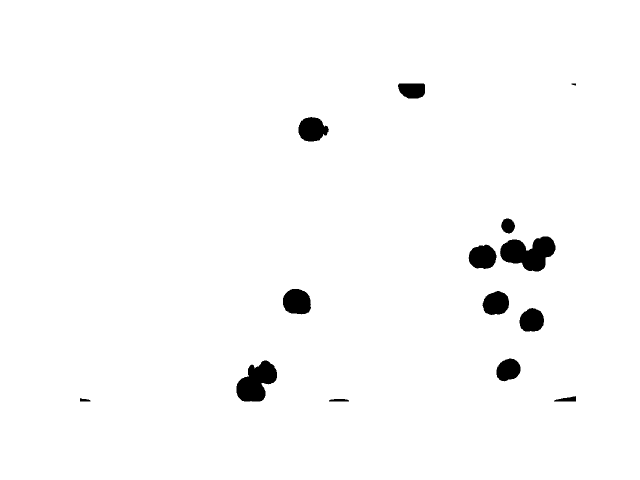
#> input picture Figures/blob_test.png, 1280 x 960 px (shown at 1/2 size)
$ python template.py   (older library calls are emulated)
#> lines starting #> are read from the running program, lines starting #| are printed output that depends on the picture; after the words box and inside, x2 and y2 are one past the last pixel; in counts of white or black regions, pixels touching at a corner belong together
### helpers.py
import numpy as np
import matplotlib.pyplot as plt
from skimage.filters import sobel, threshold_otsu, threshold_mean
from skimage.morphology import watershed
from skimage.feature import peak_local_max
from skimage import io
from scipy import ndimage as ndi
from skimage import util
import cv2

def greyscale(rgb):
	"""converts rgb image to greyscale"""
	if len(rgb.shape) == 3:
		return np.dot(rgb[...,:3], [0.299, 0.587, 0.114])

	else:
		print 'Current image does not have 3 color dimensions.'
		return rgb

# [71 lines left out: functions default_plot, cv_watershed_markers, stupid_watershed, not called in this run]

ballz = greyscale(io.imread("Figures/blob_test.png"))
#> in greyscale, `return np.dot(rgb[...,:3], [0.299, 0.587, 0.114])`: returned value: shape (960, 1280) float64; 98.1% white; 14 black regions, largest, box (x1, y1, x2, y2) and area: (1000, 473, 1111, 543) 4983, (473, 721, 554, 803) 4230, (566, 578, 622, 629) 2315
# simba = cv_watershed_markers("Figures/blob_test.png")

### template.py
import numpy as np
import matplotlib.pyplot as plt

from skimage import data
from skimage.feature import match_template
# my additions
from helpers import greyscale
from skimage import io

# change this to ballz
# image = data.coins()
ballz = greyscale(io.imread("sc_cropped.png"))
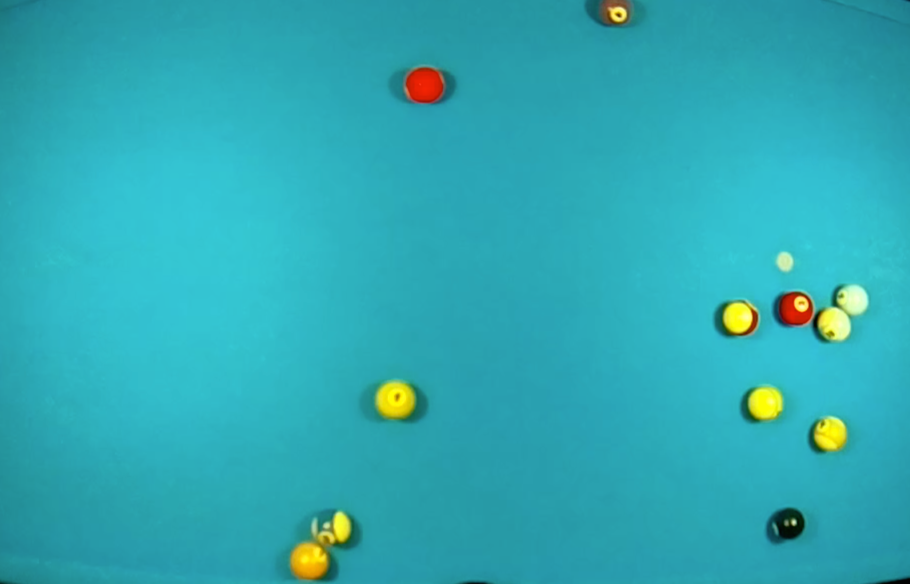
#> input picture sc_cropped.png, 1819 x 1167 px (shown at 1/2 size)
#> in greyscale (call 2), `return np.dot(rgb[...,:3], [0.299, 0.587, 0.114])`:
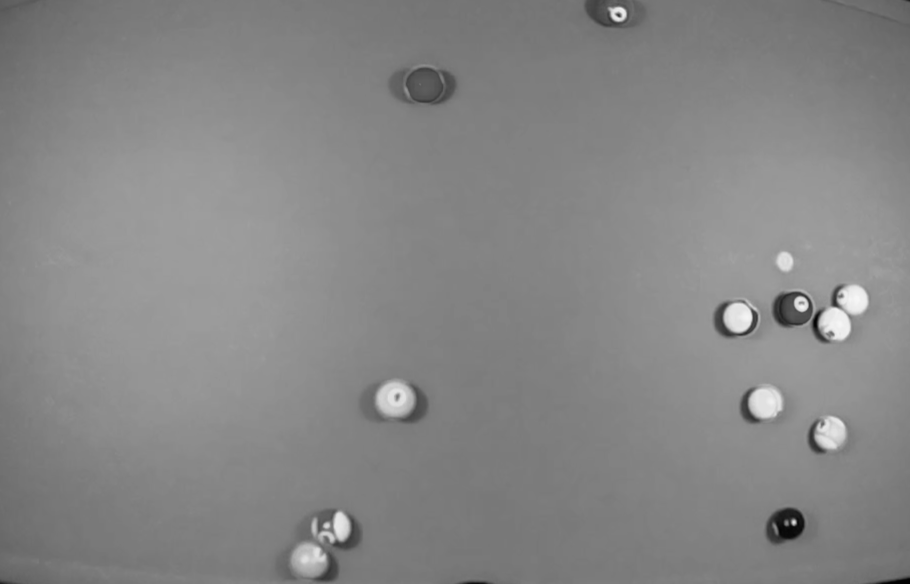
#> returned value: shape (1167, 1819) float64 (shown at 1/2 size); min 3, max 247, mean 134.2
image = ballz
coin = image[110:210, 800:900]
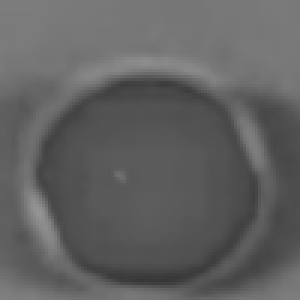
#> coin: shape (100, 100) float64 (shown 3 times larger); min 56.12, max 148.1, mean 97.7

result = match_template(image, coin)
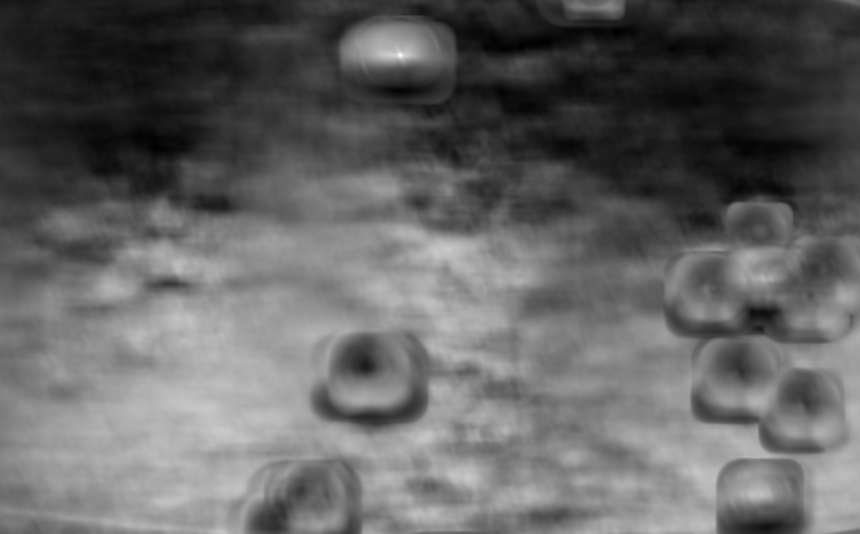
#> result: shape (1068, 1720) float64 (shown at 1/2 size); min -0.695, max 1, mean -0.0333; drawn with min black and max white
ij = np.unravel_index(np.argmax(result), result.shape)
#> ij = (110, 800)
x, y = ij[::-1]
#> x = 800; y = 110

fig = plt.figure(figsize=(8, 3))
ax1 = plt.subplot(1, 3, 1)
ax2 = plt.subplot(1, 3, 2, adjustable='box-forced')
ax3 = plt.subplot(1, 3, 3, sharex=ax2, sharey=ax2, adjustable='box-forced')

ax1.imshow(coin, cmap=plt.cm.gray)
ax1.set_axis_off()
ax1.set_title('template')

ax2.imshow(image, cmap=plt.cm.gray)
# ax2.set_axis_off()
ax2.set_title('image')
# highlight matched region
hcoin, wcoin = coin.shape
#> hcoin = 100; wcoin = 100
rect = plt.Rectangle((x, y), wcoin, hcoin, edgecolor='r', facecolor='none')
ax2.add_patch(rect)

ax3.imshow(result)
ax3.set_axis_off()
ax3.set_title('`match_template`\nresult')
# highlight matched region
ax3.autoscale(False)
ax3.plot(x, y, 'o', markeredgecolor='r', markerfacecolor='none', markersize=10)

plt.show()
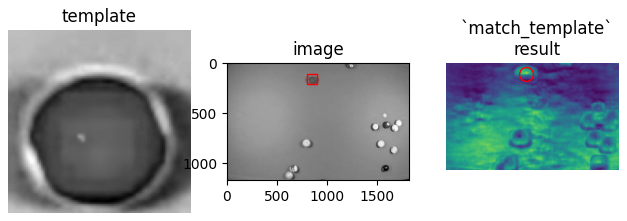
#> figure drawn by matplotlib, 3 panels
